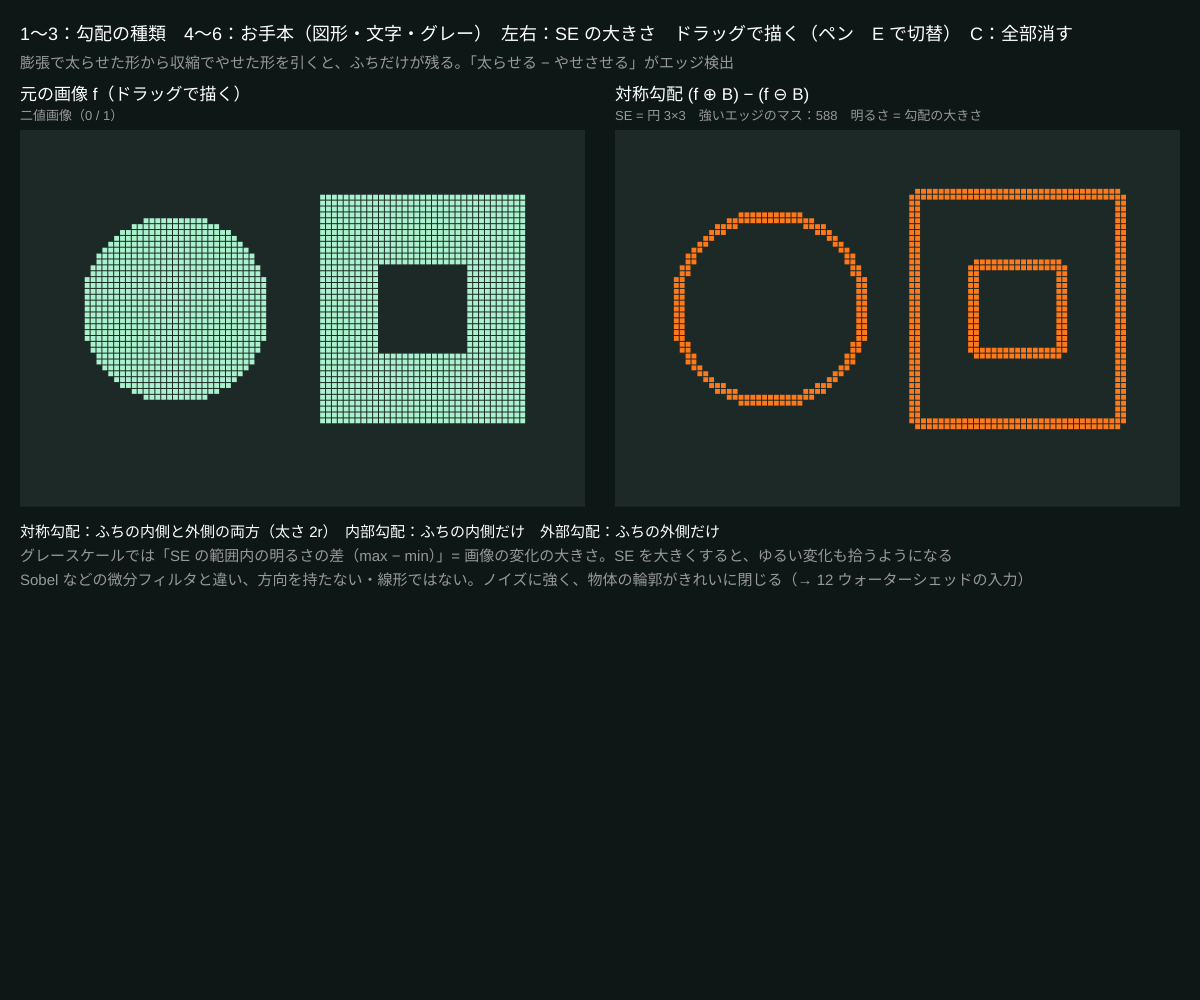
Frame 1 (no input)
Frame 60 (no input): identical to frame 1, image omitted
Frame 120 (the mouse pressed at the canvas centre since frame 60): identical to frame 1, image omitted

The p5.js sketch that drew this single still picture (run headless with seeded random() and noise() and a simulated clock; from frame 60 on, the mouse is pressed at the canvas centre):

// p5.js sketch
// ── sketch.js
// ============================================
// 08 モルフォロジー勾配（エッジ検出）
// 膨張 − 収縮 = 形のふちだけが残る（太さ 2）。元 − 収縮 = 内側のふち、膨張 − 元 = 外側のふち
// 二値画像でもグレースケール画像でも同じ式で動く
// 1〜3 で勾配の種類 / 4〜6 でお手本（図形・文字・グレー） / 左右で SE の大きさ / ドラッグで描く / E で消しゴム / C で全部消す
// ============================================

let cols = 96, rows = 64, cell, oy = 130;
let img, result;
let gradMode = 1;  // ★ 1 = 対称 (f⊕B)−(f⊖B)  2 = 内部 f−(f⊖B)  3 = 外部 (f⊕B)−f
let seR = 1;       // ★ SE の半径
let se = [], dirty = true, eraser = false, shape = 4;
let gradNames = { 1: '対称勾配 (f ⊕ B) − (f ⊖ B)', 2: '内部勾配 f − (f ⊖ B)', 3: '外部勾配 (f ⊕ B) − f' };

function setup() {
  createCanvas(windowWidth, windowHeight);
  colorMode(HSB, 360, 100, 100, 100);
  cell = min((width - 70) / 2 / cols, (height - 220) / rows);
  preset(4);
}

function preset(k) {
  shape = k;
  img = new Float32Array(cols * rows);
  if (k === 4) {
    for (let y = 0; y < rows; y++) for (let x = 0; x < cols; x++) {
      if (dist(x, y, 26, 30) < 16 || (x > 50 && x < 86 && y > 10 && y < 50 && !(x > 60 && x < 76 && y > 22 && y < 38))) img[x + y * cols] = 1;
    }
  } else if (k === 5) {
    let g = textToGrid('ab', 60);
    for (let i = 0; i < g.length; i++) img[i] = g[i];
  } else {
    noiseSeed(4);
    for (let y = 0; y < rows; y++) for (let x = 0; x < cols; x++) {
      let v = 0.2 + 0.4 * noise(x * 0.04, y * 0.04);
      if (dist(x, y, 30, 32) < 16) v += 0.35;
      if (x > 56 && x < 86 && y > 14 && y < 50) v += 0.25 + 0.15 * sin(x * 0.5);
      img[x + y * cols] = constrain(v, 0, 1);
    }
  }
  dirty = true;
}

function recompute() {
  se = makeSE('disk', seR);
  let d = grayDilate(img, se), e = grayErode(img, se);
  result = new Float32Array(cols * rows);
  for (let i = 0; i < result.length; i++) result[i] = gradMode === 1 ? d[i] - e[i] : gradMode === 2 ? img[i] - e[i] : d[i] - img[i];
  dirty = false;
}

function draw() {
  background(170, 45, 9);
  if (dirty) recompute();
  let pw = cols * cell, gap = 30, px2 = 20 + pw + gap;
  noStroke();
  fill(170, 30, 16); rect(20, oy, pw, rows * cell); rect(px2, oy, pw, rows * cell);
  let nEdge = 0;
  for (let i = 0; i < img.length; i++) {
    let x = (i % cols) * cell, y = oy + floor(i / cols) * cell;
    if (img[i] > 0.02) { fill(150, 30, 20 + img[i] * 75); rect(20 + x, y, cell - 1, cell - 1); }
    let g = result[i];
    if (g > 0.02) { nEdge += g > 0.5 ? 1 : 0; fill(45 - g * 20, 90, 40 + g * 60); rect(px2 + x, y, cell - 1, cell - 1); }
  }
  fill(0, 0, 100); textSize(17);
  text('元の画像 f（ドラッグで描く）', 20, oy - 30);
  text(gradNames[gradMode], px2, oy - 30);
  fill(0, 0, 60); textSize(13);
  text(shape === 6 ? 'グレースケール' : '二値画像（0 / 1）', 20, oy - 10);
  text('SE = 円 ' + (2 * seR + 1) + '×' + (2 * seR + 1) + '　強いエッジのマス：' + nEdge + '　明るさ = 勾配の大きさ', px2, oy - 10);

  let by = oy + rows * cell + 30;
  fill(0, 0, 100); textSize(15);
  text('対称勾配：ふちの内側と外側の両方（太さ 2r）　内部勾配：ふちの内側だけ　外部勾配：ふちの外側だけ', 20, by);
  fill(0, 0, 60);
  text('グレースケールでは「SE の範囲内の明るさの差（max − min）」= 画像の変化の大きさ。SE を大きくすると、ゆるい変化も拾うようになる', 20, by + 24);
  text('Sobel などの微分フィルタと違い、方向を持たない・線形ではない。ノイズに強く、物体の輪郭がきれいに閉じる（→ 12 ウォーターシェッドの入力）', 20, by + 48);

  fill(0, 0, 100);
  textSize(18);
  text('1〜3：勾配の種類　4〜6：お手本（図形・文字・グレー）　左右：SE の大きさ　ドラッグで描く（' + (eraser ? '消しゴム' : 'ペン') + '　E で切替）　C：全部消す', 20, 40);
  fill(0, 0, 60);
  textSize(15);
  text('膨張で太らせた形から収縮でやせた形を引くと、ふちだけが残る。「太らせる − やせさせる」がエッジ検出', 20, 68);
}

function paint() {
  let gx = floor((mouseX - 20) / cell), gy = floor((mouseY - oy) / cell);
  for (let dy = -2; dy <= 2; dy++) for (let dx = -2; dx <= 2; dx++) {
    let x = gx + dx, y = gy + dy;
    if (x >= 0 && y >= 0 && x < cols && y < rows && dx * dx + dy * dy <= 5) img[x + y * cols] = eraser ? 0 : 1;
  }
  dirty = true;
}
function mousePressed() { paint(); }
function mouseDragged() { paint(); }
function keyPressed() {
  if (key >= '1' && key <= '3') gradMode = int(key);
  if (key >= '4' && key <= '6') preset(int(key));
  if (key === LEFT_ARROW) seR = max(1, seR - 1);
  if (key === RIGHT_ARROW) seR = min(4, seR + 1);
  if (key === 'e' || key === 'E') eraser = !eraser;
  if (key === 'c' || key === 'C') img.fill(0);
  dirty = true;
}

// ---------- やってみよう ----------
// 1. 内部勾配と外部勾配を足すと対称勾配になる。4 の四角でふちの太さを数えて確かめる
// 2. グレー画像（6）で SE を大きくする。細かい縞（sin）と大きな丸、どちらが先に消える？
// 3. 「勾配 > しきい値」で二値化してから 05 の細線化にかけると、太さ 1 の輪郭線になる

// ==================================================
// ここから下は「モルフォロジーの道具」（構造要素・グレースケールの膨張と収縮・文字の画像）
// （中身は読まなくても OK。消さないでね）
// ==================================================
function makeSE(kind, r) {
  let out = [];
  for (let dy = -r; dy <= r; dy++) for (let dx = -r; dx <= r; dx++) {
    if (kind === 'box') out.push([dx, dy]);
    else if (dx * dx + dy * dy <= r * r + r * 0.5) out.push([dx, dy]);
  }
  return out;
}
function grayMorph(a, se, isMax) {
  let out = new Float32Array(a.length);
  for (let y = 0; y < rows; y++) for (let x = 0; x < cols; x++) {
    let v = isMax ? -1 : 2;
    for (let k = 0; k < se.length; k++) {
      let nx = x + se[k][0], ny = y + se[k][1];
      if (nx < 0) nx = 0; else if (nx >= cols) nx = cols - 1;
      if (ny < 0) ny = 0; else if (ny >= rows) ny = rows - 1;
      let s = a[nx + ny * cols];
      if (isMax ? s > v : s < v) v = s;
    }
    out[x + y * cols] = v;
  }
  return out;
}
function grayDilate(a, se) { return grayMorph(a, se, true); }
function grayErode(a, se) { return grayMorph(a, se, false); }
function textToGrid(str, px) {
  let pg = createGraphics(cols, rows);
  pg.pixelDensity(1);
  pg.background(0); pg.fill(255); pg.noStroke();
  pg.textAlign(CENTER, CENTER); pg.textStyle(BOLD); pg.textSize(px);
  pg.text(str, cols / 2, rows / 2);
  pg.loadPixels();
  let out = new Uint8Array(cols * rows);
  for (let i = 0; i < cols * rows; i++) out[i] = pg.pixels[i * 4] > 127 ? 1 : 0;
  pg.remove();
  return out;
}
